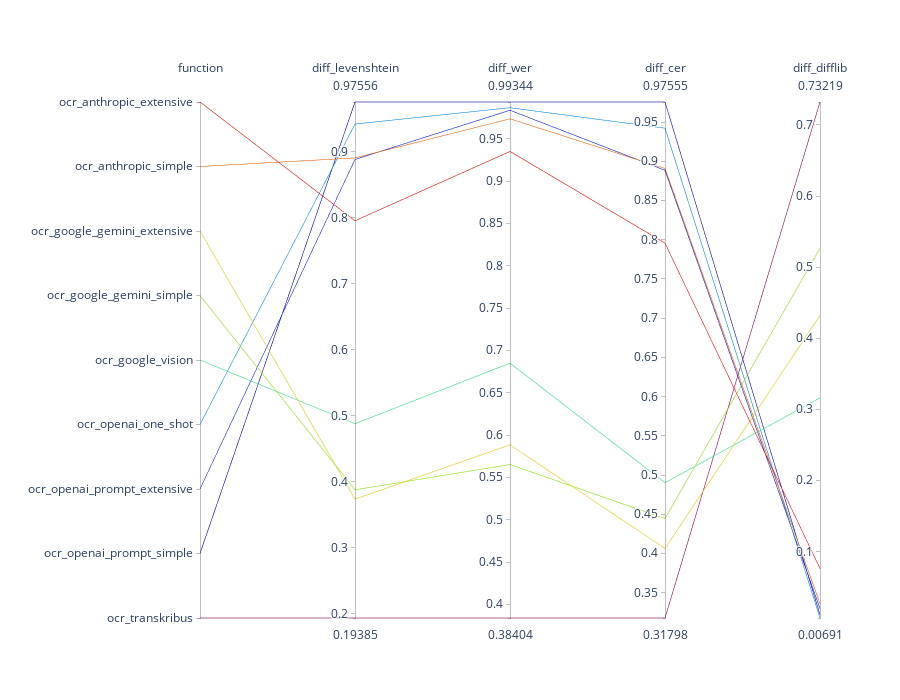

Source (notebook cell):
### Markdown cell above
## plot

The average rows of each inference are aggreagated and plotted here into a parallel coordinates chart, ideal for multi-dimensional analysis.

### Code cell
df_avg = df[df["image_id"] == "average"].copy()
function_labels = df_avg["function"].unique()
function_map = {name: i for i, name in enumerate(function_labels)}
df_avg["function_code"] = df_avg["function"].map(function_map)
metric_columns = ["diff_levenshtein", "diff_wer", "diff_cer", "diff_difflib"]
dim_list = [{"label": col, "values": df_avg[col]} for col in metric_columns]
dim_list.insert(
    0,
    {
        "label": "function",
        "values": df_avg["function_code"],
        "tickvals": list(function_map.values()),
        "ticktext": list(function_map.keys()),
    },
)
fig = go.Figure(
    data=go.Parcoords(
        line={
            "color": list(df_avg.index),
            "colorscale": "Rainbow",
        },
        dimensions=dim_list,
    )
)
fig.update_layout(
    height=700,
    font=dict(size=14),
    margin=dict(l=200),
)
fig.write_html(plot_path)
fig.show()

### Figure 1 — Plotly figure (JSON) as saved in the notebook; plotly's stock layout.template omitted (floating-point values rounded to 4 significant figures)
{"data": [{"dimensions": [{"label": "function", "ticktext": ["ocr_transkribus", "ocr_openai_prompt_simple", "ocr_openai_prompt_extensive", "ocr_openai_one_shot", "ocr_google_vision", "ocr_google_gemini_simple", "ocr_google_gemini_extensive", "ocr_anthropic_simple", "ocr_anthropic_extensive"], "tickvals": [0, 1, 2, 3, 4, 5, 6, 7, 8], "values": [0, 1, 2, 3, 4, 5, 6, 7, 8]}, {"label": "diff_levenshtein", "values": [0.1938, 0.9756, 0.8885, 0.9422, 0.4882, 0.3881, 0.3739, 0.8908, 0.7957]}, {"label": "diff_wer", "values": [0.384, 0.9934, 0.9837, 0.9867, 0.685, 0.5653, 0.5886, 0.9736, 0.935]}, {"label": "diff_cer", "values": [0.318, 0.9756, 0.8885, 0.9422, 0.4904, 0.4446, 0.4065, 0.8908, 0.7957]}, {"label": "diff_difflib", "values": [0.7322, 0.01153, 0.02013, 0.006915, 0.3163, 0.5267, 0.4324, 0.02699, 0.07641]}], "line": {"color": [8, 17, 26, 35, 44, 53, 62, 71, 80], "colorscale": [[0, "rgb(150,0,90)"], [0.125, "rgb(0,0,200)"], [0.25, "rgb(0,25,255)"], [0.375, "rgb(0,152,255)"], [0.5, "rgb(44,255,150)"], [0.625, "rgb(151,255,0)"], [0.75, "rgb(255,234,0)"], [0.875, "rgb(255,111,0)"], [1, "rgb(255,0,0)"]]}, "type": "parcoords"}], "layout": {"font": {"size": 14}, "height": 700, "margin": {"l": 200}}}
